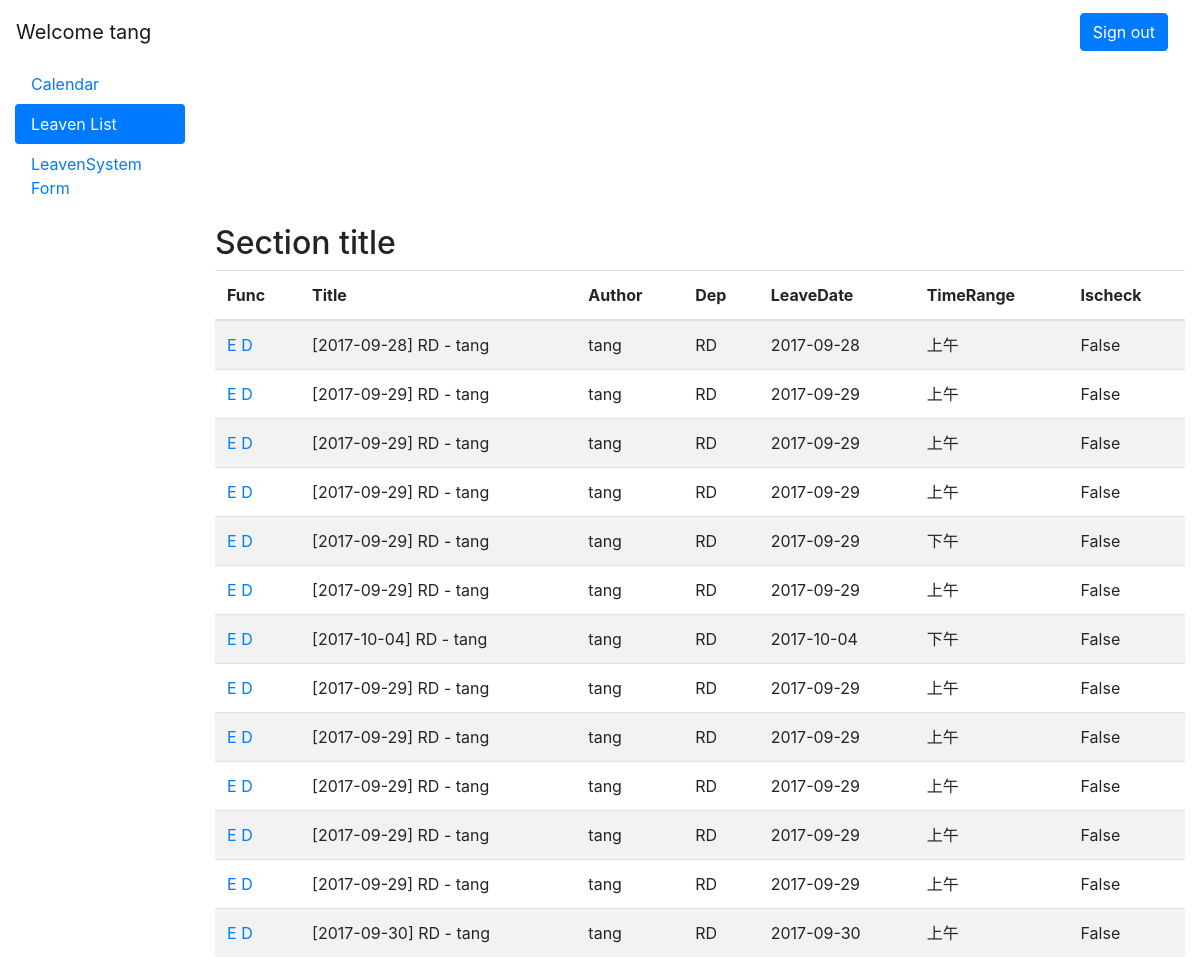
The app's page /leavenList/ (signed in), older data.
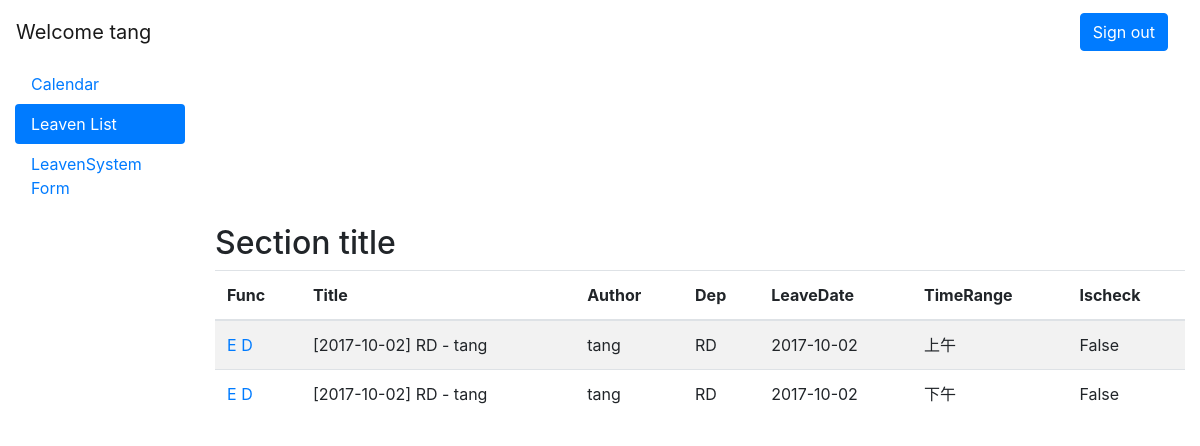
The same page, newer data.
### leavesystem/models.py (models this page shows, shortened)
class DatePost(models.Model):
    DepOptions = (
        ("RD", "RD"),
        ("RDI", "RDI"),
        ("RDII", "RDII"),
    )
    TimeOptions = (
        ("True","上午"),
        ("False","下午"),
    )
    author = models.ForeignKey(User)
    title = models.CharField(max_length=200,editable = False)
    dep = models.CharField(max_length=100,choices = DepOptions,default = True)
    leaveDate = models.DateField(blank=True, null=True)
    timeRange = models.CharField(max_length=100,choices = TimeOptions)
    created_date = models.DateTimeField(default=timezone.now,editable = False)
    is_check = models.BooleanField(default = False)
    comment = models.TextField(null=True, blank=True)

### leavesystem/views.py (the view)
# urls.py: url(r'^leavenList/$', leavenList),
def leavenList(request):
    if not request.user.is_authenticated():
        return render(request, 'login.html', locals())
    page = 'leavenList'
    dataList = DatePost.objects.filter(author=request.user)
    for data in dataList:
        data.timeRange = DatePost.TimeOptions[0][1] if DatePost.TimeOptions[0][0] == data.timeRange else DatePost.TimeOptions[1][1]
        data.leaveDate = data.leaveDate.strftime("%Y-%m-%d")
    return render(request, 'home.html', locals())

### leavesystem/templates/home.html
{% extends 'base.html' %}
{% block leftMenu %} {% include 'leftMenu.html' %} {% endblock%}
{% block content %}
    {% if page == 'home' %}
        {% include 'content.html' %}
    {% elif page == 'leavenList' %}
        {% include 'leavenList.html' %}
    {% elif page == 'LeavenForm' %}
        {% include 'LeavenForm.html' %}
    {% endif %}
{% endblock %}

### leavesystem/templates/base.html (shortened to what this page needs)
<!DOCTYPE html>
<html>
<head>
    <link rel="stylesheet" href="https://maxcdn.bootstrapcdn.com/bootstrap/4.0.0-beta/css/bootstrap.min.css"
>
</head>
<body>
    <nav class="navbar navbar-light bg-faded">
        {% if request.user.is_authenticated %}
        <a class="navbar-brand" href="#">
            Welcome {{ request.user.username }}
        </a>
        <a class="navbar-brand" href="#">
            <form action="/logout/">
                <button class="btn btn-primary" type="submit">
                    Sign out
                </button>
            </form>
        </a>
        {% endif %}
    </nav>
    <div class="container-fluid">
        <div class="row">
            {% block leftMenu %} {% endblock %} {% block content %} {% endblock %}
        </div>
    </div>
</body>
</html>

### leavesystem/templates/leftMenu.html
<nav class="col-sm-3 col-md-2 hidden-xs-down bg-faded sidebar">
    <ul class="nav nav-pills flex-column">
        <li class="nav-item">
            {% if page == "home" %}
                <a class="nav-link active" href="#">Calendar <span class="sr-only">(current)</span></a>
            {% else %}
                <a class="nav-link" href="/calendar/">Calendar</a>
            {% endif %}
        </li>
        <li class="nav-item">
            {% if page == "leavenList" %}
            <a class="nav-link active" href="#">Leaven List <span class="sr-only">(current)</span></a>
            {% else %}
                <a class="nav-link" href="/leavenList/">Leaven List</a>
            {% endif %}
        </li>
        <li class="nav-item">
            {% if page == "LeavenForm" %}
            <a class="nav-link active" href="#">LeavenSystem Form <span class="sr-only">(current)</span></a>
            {% else %}
                <a class="nav-link" href="/addLeavenForm/">LeavenSystem Form</a>
            {% endif %}
        </li>
    </ul>
</nav>

### leavesystem/templates/leavenList.html
<main class="col-sm-9 offset-sm-3 col-md-10 offset-md-2 pt-3">
    <h2>Section title</h2>
    <div class="table-responsive">
        <table class="table table-striped">
            <thead>
                <tr>
                    <th>Func</th>
                    <th>Title</th>
                    <th>Author</th>
                    <th>Dep</th>
                    <th>LeaveDate</th>
                    <th>TimeRange</th>
                    <th>Ischeck</th>
                </tr>
            </thead>
            <tbody>
                {% for data in dataList %}
                <tr>
                    <td>
                        <a href="/editLeavenForm/{{ data.pk }}">E</a>
                        <a href="/delLeavenForm/{{ data.pk }}">D</a>
                    </td>
                    <td>{{ data.title }}</td>
                    <td>{{ data.author }}</td>
                    <td>{{ data.dep }}</td>
                    <td>{{ data.leaveDate }}</td>
                    <td>{{ data.timeRange }}</td>
                    <td>{{ data.is_check }}</td>
                </tr>
                {% endfor %}
            </tbody>
        </table>
    </div>
</main>

Row changes from the older to the newer data that the page shows:
removed DatePost: title "[2017-09-28] RD - tang", author "tang", dep "RD", leaveDate "2017-09-28", timeRange "上午", is_check "False"
removed DatePost: title "[2017-09-29] RD - tang", author "tang", dep "RD", leaveDate "2017-09-29", timeRange "上午", is_check "False"
removed DatePost: title "[2017-09-29] RD - tang", author "tang", dep "RD", leaveDate "2017-09-29", timeRange "上午", is_check "False"
removed DatePost: title "[2017-09-29] RD - tang", author "tang", dep "RD", leaveDate "2017-09-29", timeRange "上午", is_check "False"
removed DatePost: title "[2017-09-29] RD - tang", author "tang", dep "RD", leaveDate "2017-09-29", timeRange "下午", is_check "False"
removed DatePost: title "[2017-09-29] RD - tang", author "tang", dep "RD", leaveDate "2017-09-29", timeRange "上午", is_check "False"
removed DatePost: title "[2017-10-04] RD - tang", author "tang", dep "RD", leaveDate "2017-10-04", timeRange "下午", is_check "False"
removed DatePost: title "[2017-09-29] RD - tang", author "tang", dep "RD", leaveDate "2017-09-29", timeRange "上午", is_check "False"
removed DatePost: title "[2017-09-29] RD - tang", author "tang", dep "RD", leaveDate "2017-09-29", timeRange "上午", is_check "False"
removed DatePost: title "[2017-09-29] RD - tang", author "tang", dep "RD", leaveDate "2017-09-29", timeRange "上午", is_check "False"
removed DatePost: title "[2017-09-29] RD - tang", author "tang", dep "RD", leaveDate "2017-09-29", timeRange "上午", is_check "False"
removed DatePost: title "[2017-09-29] RD - tang", author "tang", dep "RD", leaveDate "2017-09-29", timeRange "上午", is_check "False"
removed DatePost: title "[2017-09-30] RD - tang", author "tang", dep "RD", leaveDate "2017-09-30", timeRange "上午", is_check "False"
added DatePost: title "[2017-10-02] RD - tang", author "tang", dep "RD", leaveDate "2017-10-02", timeRange "上午", is_check "False"
added DatePost: title "[2017-10-02] RD - tang", author "tang", dep "RD", leaveDate "2017-10-02", timeRange "下午", is_check "False"
